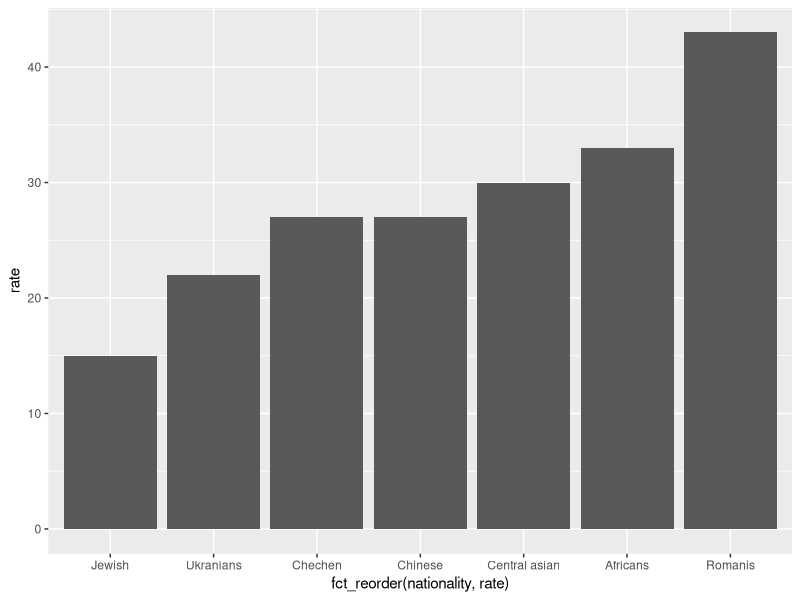
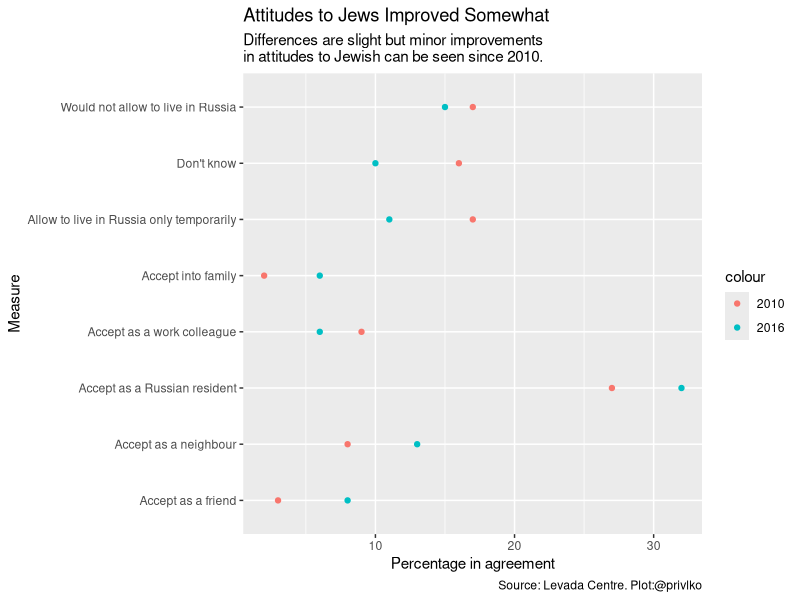
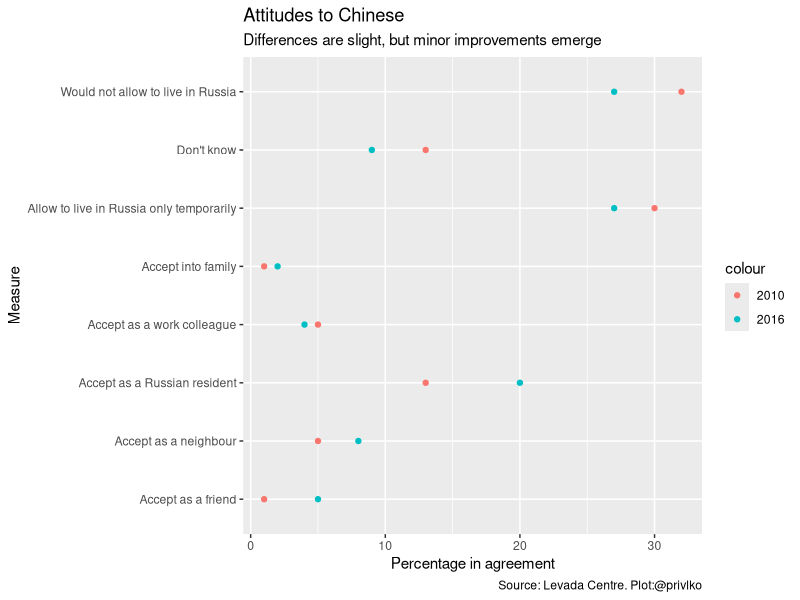
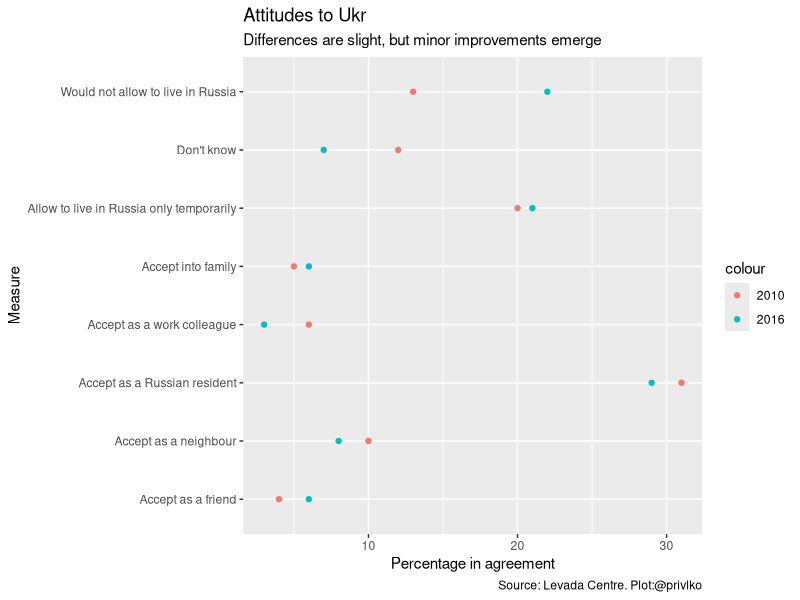
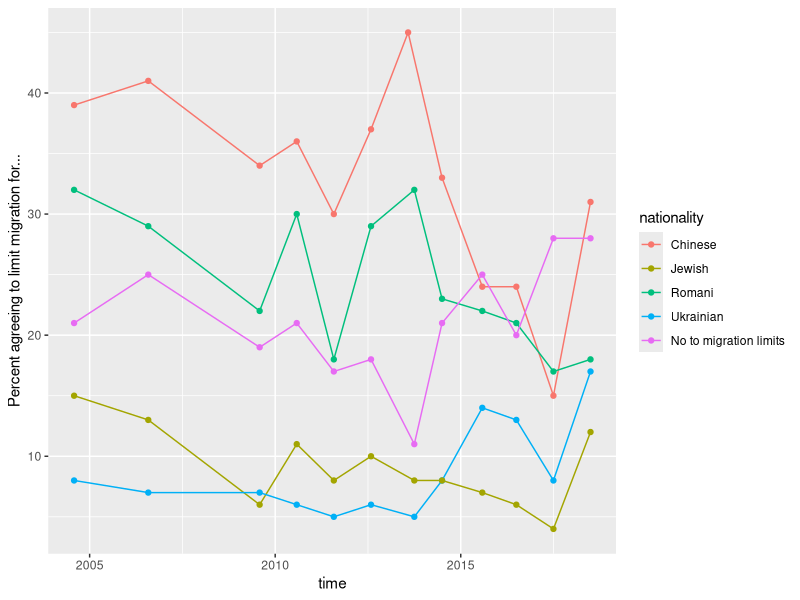

Write R code to recreate these figures, in order.
library(tidyverse)


z<- tribble(~rate, ~nationality,
        #--/--,
        15, "Jewish",
        22, "Ukranians",
        27, "Chinese",
        27, "Chechen",
        30, "Central asian",
        33, "Africans",
        43, "Romanis")




ggplot(z,aes(fct_reorder(nationality,rate),rate)) +
  geom_bar(stat="identity")
  


##attitudes towards jews

jews<- tribble(~m, ~aug2010, ~jul2016,
            #--/--,--
            "Accept into family", 2, 6,
            "Accept as a friend", 3, 8,
            "Accept as a neighbour", 8, 13,
            "Accept as a work colleague", 9, 6,
            "Accept as a Russian resident", 27, 32,
            "Allow to live in Russia only temporarily", 17, 11,
            "Would not allow to live in Russia", 17, 15,
            "Don't know", 16, 10)

jews

j_title <- "Attitudes to Jews Improved Somewhat"
j_subtitle <- "Differences are slight but minor improvements \nin attitudes to Jewish can be seen since 2010."
j_caption <- "Source: Levada Centre. Plot:@privlko"

ggplot(jews) +
  geom_point(aes(m,aug2010, colour="2010"))+
  geom_point(aes(m,jul2016, colour="2016"))+
  coord_flip()+
  scale_x_discrete("Measure")+
  scale_y_continuous("Percentage in agreement")+
  labs(title=j_title,
       subtitle=j_subtitle,
       caption=j_caption)



View(jews)

##attitudes towards chinese

chinese<- tribble(~m, ~aug2010, ~jul2016,
               #--/--,--
               "Accept into family", 1, 2,
               "Accept as a friend", 1, 5,
               "Accept as a neighbour", 5, 8,
               "Accept as a work colleague", 5, 4,
               "Accept as a Russian resident", 13, 20,
               "Allow to live in Russia only temporarily", 30, 27,
               "Would not allow to live in Russia", 32, 27,
               "Don't know", 13, 9)

chinese

##plot

c_title <- "Attitudes to Chinese"
c_subtitle <- "Differences are slight, but minor improvements emerge"
c_caption <- "Source: Levada Centre. Plot:@privlko"

ggplot(chinese) +
  geom_point(aes(m,aug2010, colour="2010"))+
  geom_point(aes(m,jul2016, colour="2016"))+
  coord_flip()+
  scale_x_discrete("Measure")+
  scale_y_continuous("Percentage in agreement")+
  labs(title=c_title,
       subtitle=c_subtitle,
       caption=c_caption)


##attitudes towards ukrainians

ukr<- tribble(~m, ~aug2010, ~jul2016,
                  #--/--,--
                  "Accept into family", 5, 6,
                  "Accept as a friend", 4, 6,
                  "Accept as a neighbour", 10, 8,
                  "Accept as a work colleague", 6, 3,
                  "Accept as a Russian resident", 31, 29,
                  "Allow to live in Russia only temporarily", 20, 21,
                  "Would not allow to live in Russia", 13, 22,
                  "Don't know", 12, 7)

ukr

##plot

u_title <- "Attitudes to Ukr"
u_subtitle <- "Differences are slight, but minor improvements emerge"
u_caption <- "Source: Levada Centre. Plot:@privlko"

ggplot(ukr) +
  geom_point(aes(m,aug2010, colour="2010"))+
  geom_point(aes(m,jul2016, colour="2016"))+
  coord_flip()+
  scale_x_discrete("Measure")+
  scale_y_continuous("Percentage in agreement")+
  labs(title=u_title,
       subtitle=u_subtitle,
       caption=u_caption)


####timeline

tl<- tribble(~nationality, ~time, ~m,
              #--/--,--
              "Romani", "01/08/2004", 32,
             "Romani", "01/08/2006", 29,
             "Romani", "01/08/2009", 22,
             "Romani", "01/08/2010", 30,
             "Romani", "01/08/2011", 18,
             "Romani", "01/08/2012", 29,
             "Romani", "01/10/2013", 32,
             "Romani", "01/07/2014", 23,
             "Romani", "01/08/2015", 22,
             "Romani", "01/07/2016", 21,
             "Romani", "01/07/2017", 17,
             "Romani", "01/07/2018", 18,
             "Chinese", "01/08/2004", 39,
             "Chinese", "01/08/2006", 41,
             "Chinese", "01/08/2009", 34,
             "Chinese", "01/08/2010", 36,
             "Chinese", "01/08/2011", 30,
             "Chinese", "01/08/2012", 37,
             "Chinese", "01/08/2013", 45,
             "Chinese", "01/07/2014", 33,
             "Chinese", "01/08/2015", 24,
             "Chinese", "01/07/2016", 24,
             "Chinese", "01/07/2017", 15,
             "Chinese", "01/07/2018", 31,
             "Ukrainian", "01/08/2004", 8,
             "Ukrainian", "01/08/2006", 7,
             "Ukrainian", "01/08/2009", 7,
             "Ukrainian", "01/08/2010", 6,
             "Ukrainian", "01/08/2011", 5,
             "Ukrainian", "01/08/2012", 6,
             "Ukrainian", "01/10/2013", 5,
             "Ukrainian", "01/07/2014", 8,
             "Ukrainian", "01/08/2015", 14,
             "Ukrainian", "01/07/2016", 13,
             "Ukrainian", "01/07/2017", 8,
             "Ukrainian", "01/07/2018", 17,
             "Jewish", "01/08/2004", 15,
             "Jewish", "01/08/2006", 13,
             "Jewish", "01/08/2009", 6,
             "Jewish", "01/08/2010", 11,
             "Jewish", "01/08/2011", 8,
             "Jewish", "01/08/2012", 10,
             "Jewish", "01/10/2013", 8,
             "Jewish", "01/07/2014", 8,
             "Jewish", "01/08/2015", 7,
             "Jewish", "01/07/2016", 6,
             "Jewish", "01/07/2017", 4,
             "Jewish", "01/07/2018", 12,
             "No to migration limits", "01/08/2004", 21,
             "No to migration limits", "01/08/2006", 25,
             "No to migration limits", "01/08/2009", 19,
             "No to migration limits", "01/08/2010", 21,
             "No to migration limits", "01/08/2011", 17,
             "No to migration limits", "01/08/2012", 18,
             "No to migration limits", "01/10/2013", 11,
             "No to migration limits", "01/07/2014", 21,
             "No to migration limits", "01/08/2015", 25,
             "No to migration limits", "01/07/2016", 20,
             "No to migration limits", "01/07/2017", 28,
             "No to migration limits", "01/07/2018", 28)
             
        
tl
tl$time <- parse_date(tl$time, "%d/%m/%Y")

tl %>% 
  count(nationality)

l_nation <- c("Chinese", "Jewish", "Romani", "Ukrainian", "No to migration limits")

tl$nationality <- parse_factor(tl$nationality,levels = l_nation)
tl

tl %>% 
  count(nationality)


ggplot(tl, aes(x=time, y=m, group=nationality))+
  geom_line(aes(colour=nationality))+
  geom_point(aes(colour=nationality))+
  scale_y_continuous("Percent agreeing to limit migration for...")
